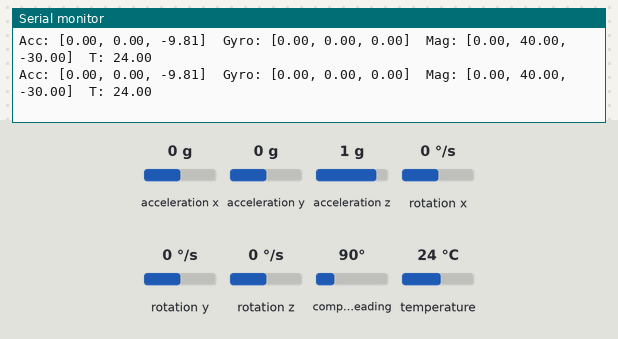
The sketch below on a simulated ESP8266 (NodeMCU). Shown: the last lines printed to the serial monitor. Inputs (shaded band) come from the test bench; at power-on: acceleration x 0 g, acceleration y 0 g, acceleration z 1 g, rotation x 0 °/s, rotation y 0 °/s, rotation z 0 °/s, compass heading 90°, temperature 24 °C. WiFi joins after 1.5 s; servers stay silent unless stated.

Above: at 5.7 s.
5.8 s: acceleration x set to -0.2 g
At 6.84 s:
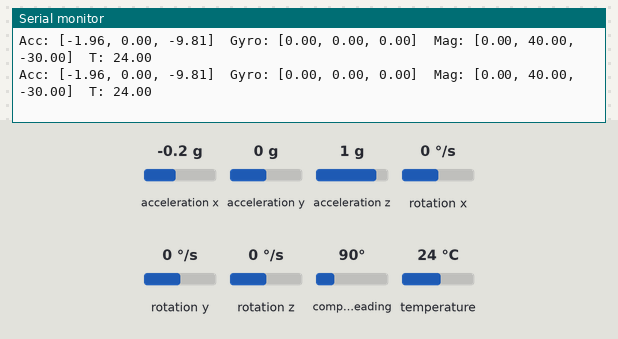
7.3 s: acceleration x set to 0.1 g
At 8.59 s:
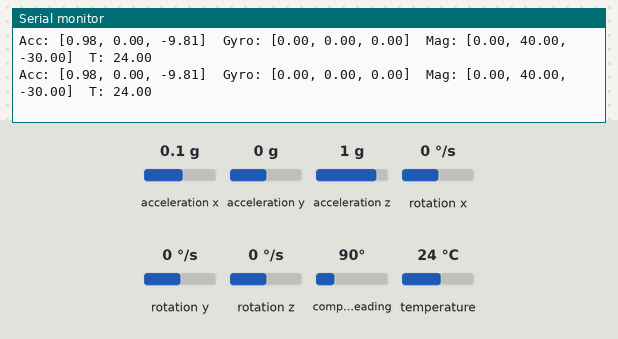
Timing chart, 0 to 10.3 s (numbered marks = the images above; inputs shaded):
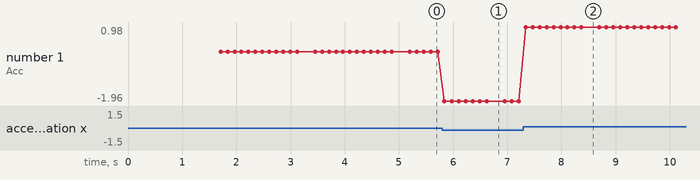

The sketch:

Basic.ino
```cpp
//@[IoT Maker Viet Nam](https://iotmaker.vn)

#include "MPU9250.h"
#include <ESP8266WiFi.h>
#include <string.h>

/* WIFI config */
const char ssid[32] = "IUHYRA";
const char password[32] = "iuhyra@12345";
//const char ssid[32] = "CPH1801";
//const char password[32] = "123456780";
//const char ssid[32] = "moidoiten";
//const char password[32] = "passla123";

String raspiServer = "192.168.1.122";
uint16_t raspiPort = 1412;
WiFiClient raspi;


// an MPU9250 object with the MPU-9250 sensor on I2C bus 0 with address 0x68
MPU9250 IMU(Wire,0x68);
int status;

void setup() {
  // serial to display data
  Serial.begin(9600);
  while(!Serial) {}

  // start communication with IMU
  status = IMU.begin();
  if (status < 0) {
    Serial.println("IMU initialization unsuccessful");
    Serial.println("Check IMU wiring or try cycling power");
    Serial.print("Status: ");
    Serial.println(status);
    while(1) {}
  }

  WiFi.begin(ssid, password);
  while (WiFi.status() != WL_CONNECTED) {
    Serial.print("."); delay(500);
  }
  Serial.println("Connected!");
}

char buffer[100] = "";
void loop() {
  if (!raspi.connected()) {
    while (!raspi.connect(raspiServer, raspiPort)) {
      Serial.println("Connect to Server..."); delay(500);
    }
  }

  IMU.readSensor();
  sprintf(buffer, "Acc: [%s, %s, %s]\t", String(IMU.getAccelX_mss()).c_str(), String(IMU.getAccelY_mss()).c_str(), String(IMU.getAccelZ_mss()).c_str()); Serial.print(buffer);
  sprintf(buffer, "Gyro: [%s, %s, %s]\t", String(IMU.getGyroX_rads()).c_str(), String(IMU.getGyroY_rads()).c_str(), String(IMU.getGyroZ_rads()).c_str()); Serial.print(buffer);
  sprintf(buffer, "Mag: [%s, %s, %s]\t", String(IMU.getMagX_uT()).c_str(), String(IMU.getMagY_uT()).c_str(), String(IMU.getMagZ_uT()).c_str()); Serial.print(buffer);
  sprintf(buffer, "T: %s\n", String(IMU.getTemperature_C()).c_str()); Serial.print(buffer);


  if (IMU.getAccelX_mss() < -140) {
    raspi.print("L\n");
  }
  if (IMU.getAccelY_mss() < -140) {
    raspi.print("O\n");
  }

  if (IMU.getGyroZ_rads() > 4) {
    raspi.print("Pause\n");
  }
  delay(100);
}
```

Measured:
- after the input at 5.8 s, the serial monitor: prints a new line at once (image 1)
- after the input at 7.3 s, the serial monitor: prints a new line at once (image 2)
- plotted number 1: 0 → -1.96 after the input at 5.8 s, -1.96 → 0.98 after the input at 7.3 s
